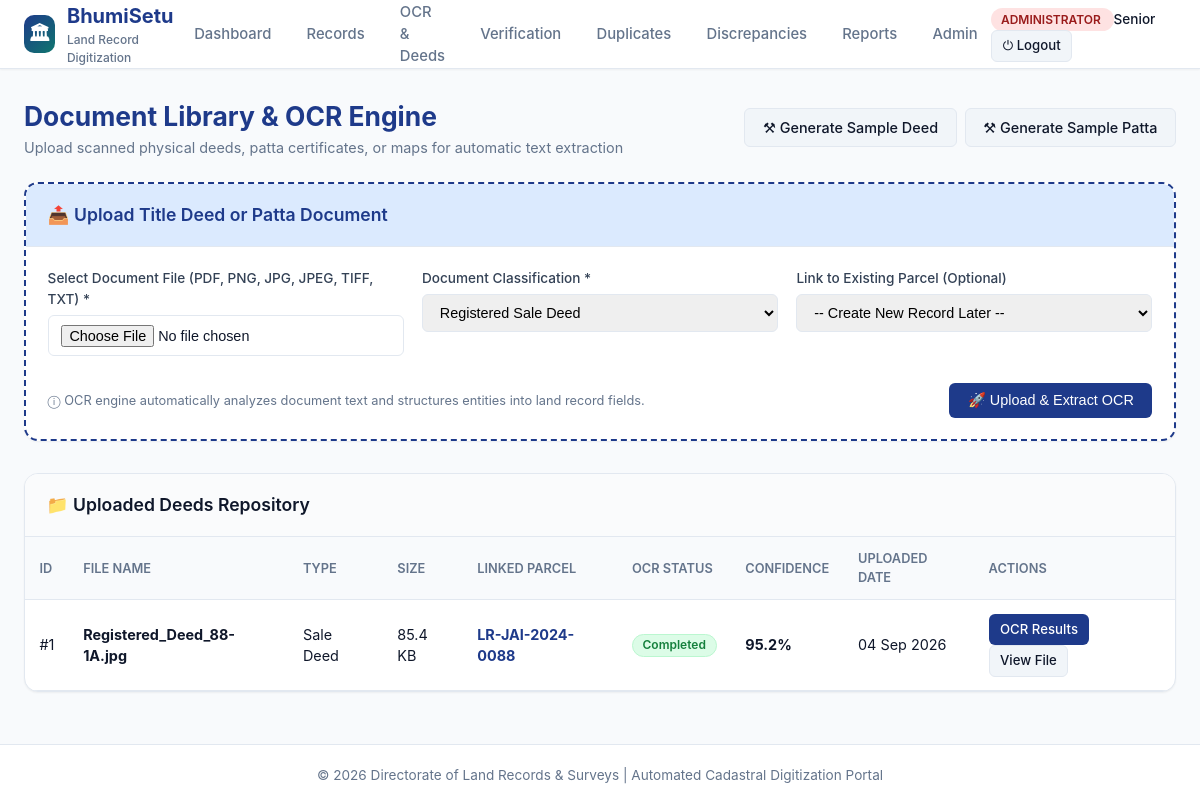
Page /documents/upload (signed in) on the committed database.
### models/user.py (models this page shows, shortened)
class User(UserMixin, db.Model):
    __tablename__ = 'users'
    id = db.Column(db.Integer, primary_key=True)
    email = db.Column(db.String(120), unique=True, nullable=False, index=True)
    name = db.Column(db.String(120), nullable=False)
    password_hash = db.Column(db.String(256), nullable=False)
    role = db.Column(db.String(50), nullable=False, default='Revenue Officer')
    department = db.Column(db.String(100), default='Revenue & Land Records Dept')
    is_active = db.Column(db.Boolean, default=True)
    created_at = db.Column(db.DateTime, default=datetime.utcnow)
    created_records = db.relationship('LandRecord', backref='creator', lazy=True, foreign_keys='LandRecord.created_by_id')
    uploaded_docs = db.relationship('Document', backref='uploader', lazy=True, foreign_keys='Document.uploaded_by_id')
    verifications = db.relationship('Verification', backref='verifier', lazy=True, foreign_keys='Verification.verified_by_id')
    audit_logs = db.relationship('AuditLog', backref='user', lazy=True, foreign_keys='AuditLog.user_id')
    @property
    def is_admin(self):
        return self.role == 'Administrator'
    @property
    def is_revenue_officer(self):
        return self.role in ['Revenue Officer', 'Administrator']
    @property
    def is_verification_officer(self):
        return self.role in ['Verification Officer', 'Administrator']

### models/document.py (models this page shows, shortened)
class Document(db.Model):
    __tablename__ = 'documents'
    id = db.Column(db.Integer, primary_key=True)
    record_id = db.Column(db.Integer, db.ForeignKey('land_records.id'), nullable=True)
    filename = db.Column(db.String(255), nullable=False)
    original_filename = db.Column(db.String(255), nullable=False)
    file_path = db.Column(db.String(500), nullable=False)
    file_type = db.Column(db.String(50), nullable=False, default='Sale Deed')
    file_size_kb = db.Column(db.Float, default=0.0)
    ocr_status = db.Column(db.String(30), default='Pending')
    ocr_confidence = db.Column(db.Float, default=0.0)
    extracted_text = db.Column(db.Text, nullable=True)
    extracted_json = db.Column(db.Text, nullable=True)
    uploaded_by_id = db.Column(db.Integer, db.ForeignKey('users.id'), nullable=False)
    created_at = db.Column(db.DateTime, default=datetime.utcnow)

### models/land_record.py (models this page shows, shortened)
class LandRecord(db.Model):
    __tablename__ = 'land_records'
    id = db.Column(db.Integer, primary_key=True)
    khasra_number = db.Column(db.String(64), nullable=False, index=True)
    survey_number = db.Column(db.String(64), nullable=False, index=True)
    parcel_id = db.Column(db.String(64), unique=True, nullable=False, index=True)
    owner_name = db.Column(db.String(150), nullable=False, index=True)
    co_owners = db.Column(db.String(300), nullable=True)
    father_or_husband_name = db.Column(db.String(150), nullable=True)
    aadhaar_masked = db.Column(db.String(20), nullable=True)
    district = db.Column(db.String(100), nullable=False, index=True)
    tehsil = db.Column(db.String(100), nullable=False)
    village = db.Column(db.String(100), nullable=False, index=True)
    pincode = db.Column(db.String(10), nullable=True)
    land_type = db.Column(db.String(50), nullable=False, default='Agricultural')
    area_acres = db.Column(db.Float, nullable=False, default=0.0)
    area_sqft = db.Column(db.Float, nullable=True, default=0.0)
    market_value = db.Column(db.Float, nullable=False, default=0.0)
    mutation_number = db.Column(db.String(64), nullable=True)
    registration_date = db.Column(db.Date, nullable=True)
    north_boundary = db.Column(db.String(200), nullable=True)
    south_boundary = db.Column(db.String(200), nullable=True)
    east_boundary = db.Column(db.String(200), nullable=True)
    west_boundary = db.Column(db.String(200), nullable=True)
    status = db.Column(db.String(50), default='Pending Verification', index=True)
    duplicate_risk = db.Column(db.String(20), default='None')
    duplicate_matched_id = db.Column(db.Integer, nullable=True)
    duplicate_notes = db.Column(db.Text, nullable=True)
    mismatch_detected = db.Column(db.Boolean, default=False)
    mismatch_notes = db.Column(db.Text, nullable=True)
    created_by_id = db.Column(db.Integer, db.ForeignKey('users.id'), nullable=False)
    created_at = db.Column(db.DateTime, default=datetime.utcnow)
    updated_at = db.Column(db.DateTime, default=datetime.utcnow, onupdate=datetime.utcnow)
    documents = db.relationship('Document', backref='record', lazy=True, cascade='all, delete-orphan')
    verifications = db.relationship('Verification', backref='record', lazy=True, cascade='all, delete-orphan', order_by='desc(Verification.verification_date)')

### routes/documents.py (the view, shortened to what this page needs)
@documents_bp.route('/documents/upload', methods=['GET', 'POST'])
@login_required
@role_required('Revenue Officer', 'Administrator')
def upload_document():
    docs = Document.query.order_by(Document.created_at.desc()).all()
    records = LandRecord.query.order_by(LandRecord.parcel_id).all()
    return render_template('upload.html', documents=docs, records=records, active_tab='upload')

### templates/upload.html (shortened to what this page needs)
{% extends "base.html" %}
{% block content %}
<div style="display: flex; justify-content: space-between; align-items: center; margin-bottom: 1.5rem; flex-wrap: wrap; gap: 1rem;">
  <div>
    <h1 style="font-size: 1.65rem; font-weight: 700; color: var(--primary);">Document Library & OCR Engine</h1>
    <p style="color: var(--text-muted); font-size: 0.9rem;">Upload scanned physical deeds, patta certificates, or maps for automatic text extraction</p>
  </div>
  {% if current_user.is_revenue_officer or current_user.is_admin %}
  <div style="display: flex; gap: 0.5rem;">
    <a href="{{ url_for('documents.generate_sample', type='deed') }}" class="btn btn-secondary">&#9874; Generate Sample Deed</a>
    <a href="{{ url_for('documents.generate_sample', type='patta') }}" class="btn btn-secondary">&#9874; Generate Sample Patta</a>
  </div>
  {% endif %}
</div>
{% if current_user.is_revenue_officer or current_user.is_admin %}
<div class="card" style="margin-bottom: 2rem; border: 2px dashed var(--primary);">
  <div class="card-header" style="background: var(--primary-light);">
    <h3 class="card-title" style="color: var(--primary);">&#128228; Upload Title Deed or Patta Document</h3>
  </div>
  <div class="card-body">
    <form method="POST" action="{{ url_for('documents.upload_document') }}" enctype="multipart/form-data">
      <div class="form-row">
        <div class="form-group">
          <label class="form-label">Select Document File (PDF, PNG, JPG, JPEG, TIFF, TXT) *</label>
          <input type="file" name="file" class="form-control" required accept=".pdf,.png,.jpg,.jpeg,.tif,.tiff,.txt">
        </div>
        <div class="form-group">
          <label class="form-label">Document Classification *</label>
          <select name="file_type" class="form-control">
            <option value="Sale Deed">Registered Sale Deed</option>
          </select>
        </div>
        <div class="form-group">
          <label class="form-label">Link to Existing Parcel (Optional)</label>
          <select name="record_id" class="form-control">
            <option value="">-- Create New Record Later --</option>
          </select>
        </div>
      </div>
      <div style="display: flex; justify-content: space-between; align-items: center; margin-top: 0.5rem;">
        <span style="font-size: 0.8rem; color: var(--text-muted);">&#9432; OCR engine automatically analyzes document text and structures entities into land record fields.</span>
        <button type="submit" class="btn btn-primary btn-lg">&#128640; Upload & Extract OCR</button>
      </div>
    </form>
  </div>
</div>
{% endif %}
<div class="card">
  <div class="card-header">
    <h3 class="card-title">&#128193; Uploaded Deeds Repository</h3>
  </div>
  <div class="table-responsive">
    <table class="table">
      <thead>
        <tr>
          <th>ID</th>
          <th>File Name</th>
          <th>Type</th>
          <th>Size</th>
          <th>Linked Parcel</th>
          <th>OCR Status</th>
          <th>Confidence</th>
          <th>Uploaded Date</th>
          <th>Actions</th>
        </tr>
      </thead>
      <tbody>
        {% for doc in documents %}
        <tr>
          <td>#{{ doc.id }}</td>
          <td><b>{{ doc.original_filename }}</b></td>
          <td>{{ doc.file_type }}</td>
          <td>{{ doc.file_size_kb }} KB</td>
          <td>
            {% if doc.record %}
            <a href="{{ url_for('records.view_record', record_id=doc.record.id) }}"><b>{{ doc.record.parcel_id }}</b></a>
            {% else %}
            <span style="color: var(--text-muted); font-size: 0.8rem;">Unlinked</span>
            {% endif %}
          </td>
          <td>
            <span class="badge {% if doc.ocr_status == 'Completed' %}badge-success{% elif doc.ocr_status == 'Processing' %}badge-warning{% else %}badge-danger{% endif %}">
              {{ doc.ocr_status }}
            </span>
          </td>
          <td><b>{{ doc.ocr_confidence }}%</b></td>
          <td>{{ doc.created_at|format_date }}</td>
          <td>
            <a href="{{ url_for('documents.ocr_result', document_id=doc.id) }}" class="btn btn-sm btn-primary">OCR Results</a>
            <a href="{{ url_for('documents.download_file', document_id=doc.id) }}" class="btn btn-sm btn-secondary" target="_blank">View File</a>
          </td>
        </tr>
        {% else %}
        <tr>
          <td colspan="9" style="text-align: center; color: var(--text-muted); padding: 2.5rem;">No documents uploaded yet.</td>
        </tr>
        {% endfor %}
      </tbody>
    </table>
  </div>
</div>
{% endblock %}

### templates/base.html (shortened to what this page needs)
<!DOCTYPE html>
<html lang="en">
<head>
  <link rel="stylesheet" href="{{ url_for('static', filename='css/style.css') }}">
</head>
<body>
  <header class="navbar">
    <div class="nav-container">
      <a href="{{ url_for('dashboard.root') }}" class="brand-logo">
        <div class="brand-icon">&#127963;</div>
        <div>
          <span>BhumiSetu</span>
          <span style="font-size: 0.75rem; display: block; color: var(--text-muted); font-weight: 500;">Land Record Digitization</span>
        </div>
      </a>
      {% if current_user.is_authenticated %}
      <nav>
        <ul class="nav-links">
          <li class="nav-item"><a href="{{ url_for('dashboard.index') }}">Dashboard</a></li>
          <li class="nav-item"><a href="{{ url_for('records.list_records') }}">Records</a></li>
          <li class="nav-item"><a href="{{ url_for('documents.list_documents') }}">OCR & Deeds</a></li>
          {% if current_user.is_verification_officer or current_user.is_admin %}
          <li class="nav-item"><a href="{{ url_for('verification.queue') }}">Verification</a></li>
          {% endif %}
          <li class="nav-item"><a href="{{ url_for('records.view_duplicates') }}">Duplicates</a></li>
          <li class="nav-item"><a href="{{ url_for('records.view_mismatches') }}">Discrepancies</a></li>
          <li class="nav-item"><a href="{{ url_for('reports.report_center') }}">Reports</a></li>
          {% if current_user.is_admin %}
          <li class="nav-item"><a href="{{ url_for('admin.index') }}">Admin</a></li>
          {% endif %}
        </ul>
      </nav>
      <div class="user-badge-wrap">
        <span class="role-pill {% if current_user.is_admin %}role-admin{% elif current_user.role == 'Verification Officer' %}role-verify{% else %}role-revenue{% endif %}">
          {{ current_user.role }}
        </span>
        <span style="font-size: 0.85rem; font-weight: 500;">{{ current_user.name.split(' ')[0] }}</span>
        <a href="{{ url_for('auth.logout') }}" class="btn btn-sm btn-secondary" title="Logout">&#9211; Logout</a>
      </div>
      {% else %}
      <div>
        <a href="{{ url_for('auth.login') }}" class="btn btn-primary">Sign In</a>
      </div>
      {% endif %}
    </div>
  </header>
  <main class="main-wrapper">
    {% block content %}{% endblock %}
  </main>
  <footer>
    <div style="max-width: 1350px; margin: 0 auto; padding: 0 1.5rem;">
      <p>&copy; 2026 Directorate of Land Records & Surveys | Automated Cadastral Digitization Portal</p>
    </div>
  </footer>
</body>
</html>

### rows in the picture
User: role "ADMINISTRATOR", name "Senior"
Document: id "1", original_filename "Registered_Deed_88-1A.jpg", file_type "Sale Deed", file_size_kb "85.4", record.parcel_id "LR-JAI-2024-0088", ocr_status "Completed", ocr_confidence "95.2", created_at "04 Sep 2026"
